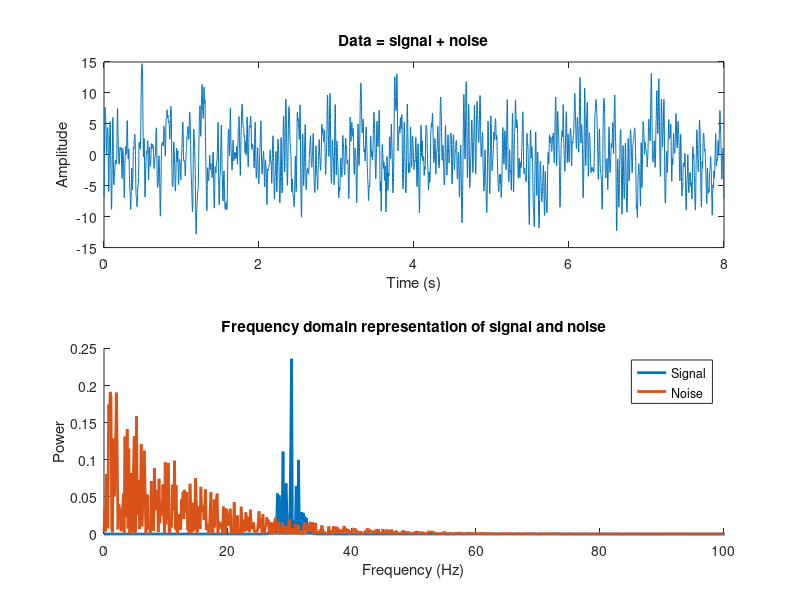
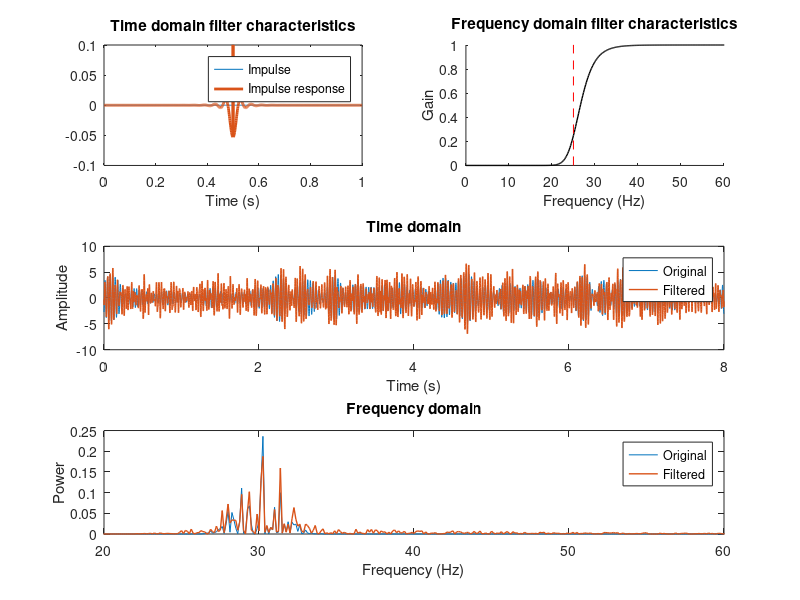

MATLAB code to generate these figures, in order:
%%
%     COURSE: Signal processing problems, solved in MATLAB and Python
%    SECTION: Filtering
%      VIDEO: High-pass filters
% Instructor: sincxpress.com
%
%%

% generate 1/f noise
N  = 8000;
fs = 1000;
as = rand(1,N) .* exp(-(0:N-1)/200);
fc = as .* exp(1i*2*pi*rand(size(as)));
noise = real(ifft(fc)) * N;



%%% create frequency-domain Gaussian
hz = linspace(0,fs,N);
s  = 4*(2*pi-1)/(4*pi); % normalized width
x  = hz-30;             % shifted frequencies
fg = exp(-.5*(x/s).^2); % gaussian

fc = rand(1,N) .* exp(1i*2*pi*rand(1,N));
fc = fc .* fg;

% generate signal from Fourier coefficients, and add noise
signal = real( ifft(fc) )*N;
data = signal + noise;
time = (0:N-1)/fs;



%%% plot the data
figure(1), clf
subplot(211)
plot(time,data)
xlabel('Time (s)'), ylabel('Amplitude')
title('Data = signal + noise')


subplot(212), hold on
plot(hz,abs(fft(signal)/N).^2,'linew',2);
plot(hz,abs(fft(noise)/N).^2,'linew',2);
legend({'Signal';'Noise'})
set(gca,'xlim',[0 100])
title('Frequency domain representation of signal and noise')
xlabel('Frequency (Hz)'), ylabel('Power')

%% now for high-pass filter

% specify filter cutoff (in Hz)
filtcut = 25;

% generate filter coefficients (Butterworth)
[filtb,filta] = butter(7,filtcut/(fs/2),'high');

% test impulse response function (IRF)
impulse  = [ zeros(1,500) 1 zeros(1,500) ];
fimpulse = filtfilt(filtb,filta,impulse);
imptime  = (0:length(impulse)-1)/fs;


% plot impulse and IRF
figure(2), clf
subplot(321)
plot(imptime,impulse, imptime,fimpulse./max(fimpulse),'linew',2)
xlabel('Time (s)')
set(gca,'ylim',[-.1 .1])
legend({'Impulse';'Impulse response'})
title('Time domain filter characteristics')


% plot spectrum of IRF
subplot(322), hold on
hz = linspace(0,fs/2,3000);
imppow = abs(fft(fimpulse,2*length(hz))).^2;
plot(hz,imppow(1:length(hz)),'k','linew',1)
plot([1 1]*filtcut,get(gca,'ylim'),'r--')
set(gca,'xlim',[0 60],'ylim',[0 1])
xlabel('Frequency (Hz)'), ylabel('Gain')
title('Frequency domain filter characteristics')


% now filter the data and compare against the original
subplot(312)
fdata = filtfilt(filtb,filta,data);
plot(time,signal, time,fdata,'linew',1)
legend({'Original';'Filtered'})
xlabel('Time (s)'), ylabel('Amplitude')
title('Time domain')



%%% power spectra of original and filtered signal
signalX = abs(fft(signal)/N).^2;
fdataX  = abs(fft(fdata)/N).^2;
hz = linspace(0,fs,N);

subplot(313)
plot(hz,signalX(1:length(hz)), hz,fdataX(1:length(hz)),'linew',1);
set(gca,'xlim',[20 60])
legend({'Original';'Filtered'})
xlabel('Frequency (Hz)'), ylabel('Power')
title('Frequency domain')

%% done.
